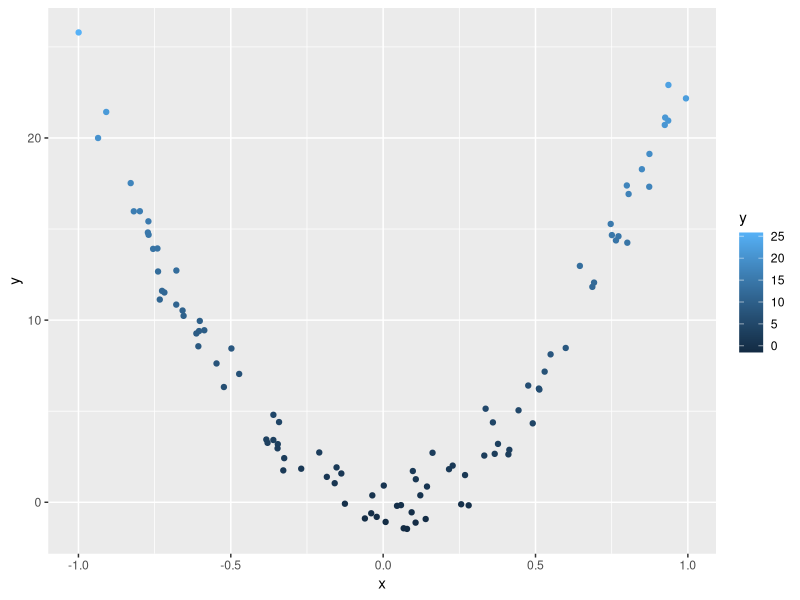
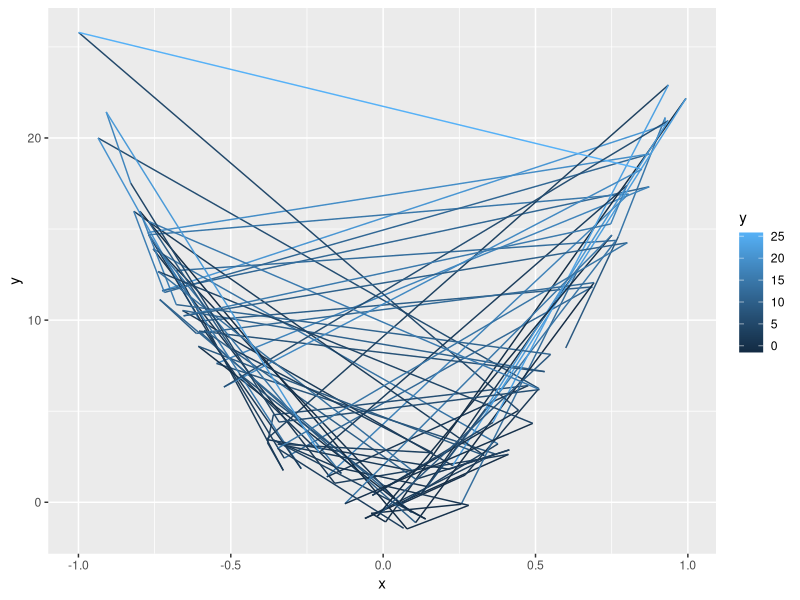
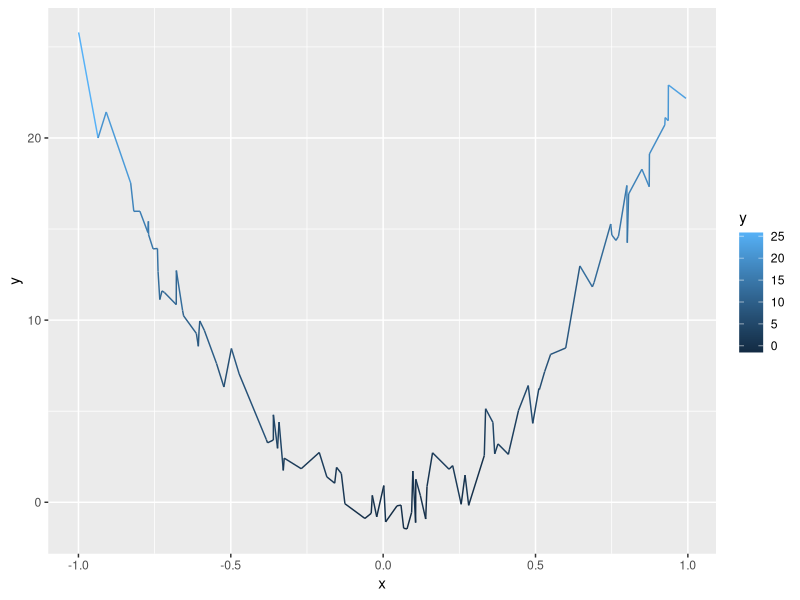
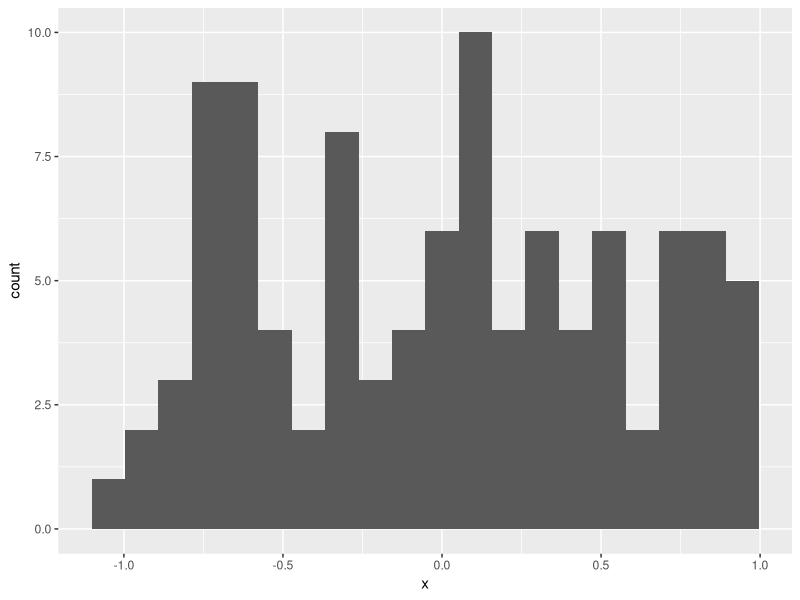

The R script that drew these images, in order: (Note: this script raises an error after producing the figures.)
library(ggplot2)
x <- runif(100,-1,1)
y <- rnorm(100,0,1)
df = data.frame('x'=x,'y'=25*x**2+y, 'z'=-25*x**2-y)
df['class'] <- sign(x)
# (1)
ggplot(df,aes(x,y,color=y))+geom_point()
# (2)
ggplot(df,aes(x,y,color=y))+geom_path()
# (3)
ggplot(df,aes(x,y,color=y))+geom_line()
# (4)
ggplot(df,aes(x,color=y))+geom_bar(stat='bin',bins=20)
ggplot(df,aes(x,color=y))+geom_bar(stat='identity')
# (5)
ggplot(df,aes(x,y,color=y))+geom_smooth()
ggplot(df,aes(x,y,color=y))+geom_smooth(method = 'glm')
ggplot(df,aes(x,y,color=y))+geom_smooth(span=0.1)
# factors
x <- runif(100,-3,3)
x <- as.integer(x)
y <- rnorm(100,0,1)
df = data.frame('x'=x,'y'=25*x**2+y, 'z'=-25*x**2-y)
df['class'] <- sign(x)
ggplot(df,aes(x,y,color=y, shape=factor(x)))+geom_point()
ggplot(df,aes(x,y,color=y, shape=x))+geom_point()
# ====== geom_point examples ===================================================
# (1)
base = ggplot(df,aes(x,y))
# (2)
base+geom_point()
# (3)
base+geom_point(aes(color=df$class))
# (4)
base+geom_point(aes(shape=factor(df$class)))
# (5)
base+geom_point(aes(size = y))
# (6)
base+geom_point(aes(color=y))+scale_colour_gradient(low = "red")
# (7)
base+geom_point(aes(shape=factor(df$class))) + scale_shape(solid = FALSE)
# (8)
base+geom_point(color='red',size=3,shape=0)
# (9)
base+geom_point(alpha=0.5)
# (10)
base+geom_point(shape=21,color='red',fill='green',size=5,stroke=5)
# (11) aesthetics
base+geom_point(aes(y,x,color=y,alpha=1,fill=df$class))
base+geom_point(aes(y,x,color=y,shape=factor(df$class),size=5,alpha=0.1,fill=x))
# ====== geom_path examples ====================================================
# generate geometric brownian motion
T = 1
N = 1000
t = seq(0,N-1,1)/N
dt = T/N
mu = 0.5
S0 = 0.5
sigma = 0.1
# standard brownian motion
W = rnorm(N)
W = cumsum(W)*sqrt(dt)
# geometric brownian motion
X = (mu - sigma**2*0.5)*t+sigma*W
S = S0*exp(X)
df = data.frame('t'=t,'S'=S,'W'=W)
library(reshape2)
df = melt(df,id.vars = "t", measure.vars = c("S","W"))
# (0)
base = ggplot(df,aes(x=t,y=value,color=variable))
# (1)
base+geom_path()
base+geom_line()
base+geom_path(color='red',size=1)
# (2)
base+geom_path(size=3,aes(color=variable,alpha=0.5))
base+geom_path(size=3,alpha=0.5,aes(color=variable))
base+geom_line(size=3,aes(color=variable,alpha=0.5))

base+geom_line(aes(color=variable,alpha=0.5),size=3)

base+geom_line(aes(color=t))

ggplot(df,aes(x=t,y=value,group=round(df$value),color=round(df$value)))+geom_path()
round(df$value)
# ====== geom_smooth examples ==================================================
X = rnorm(N)
Y = rnorm(N)+5
t = seq(0,N-1,1)
df = data.frame('t'=t,'X'=X,'Y'=Y)
df = melt(df,id.vars = "t", measure.vars = c("X","Y"))
base = ggplot(df,aes(x=t,y=value,color=variable))
base+geom_smooth(span=0.3)
# ====== geom_bar examples =====================================================
# (1)
ggplot(df,aes(x=value,color=variable,fill=variable))+geom_bar(stat='bin')
# (2)
ggplot(df,aes(x=value,group=variable))+geom_bar(stat='bin')
# ====== geom_histogram examples ===============================================
# (1)
ggplot(df,aes(x=value,color=variable,fill=variable))+geom_histogram()
# (2)
ggplot(df,aes(x=value,color=variable))+geom_histogram()
# (3)
ggplot(df,aes(x=value,fill=variable))+geom_histogram()
# (4)
ggplot(df,aes(x=value,fill=variable))+geom_histogram(stat='bin',bins=10)
# (5)
ggplot(df,aes(x=value,group=variable))+geom_histogram(stat='bin',bins=10)
ggplot(df,aes(x=value))+geom_histogram(stat='bin',bins=10)
ggplot(df,aes(x=value,y=variable))+geom_histogram()
# ====== geom_tile examples ====================================================
require(mvtnorm)
x1 = seq(-3, 3, length.out=100)
x2 = seq(-3, 3, length.out=100)
z = matrix(0, length(x1), length(x2))
for (i in 1:length(x1)) {
  a = x1
  b = x2[i]
  z[,i] = dmvnorm(cbind(a,b))
}
# reshape the data
require(reshape2)
dat <- melt(z)
# (1)
ggplot(dat, aes(x=Var2, y=Var1))+geom_contour(aes(z=value))
# (2) incorrect binwidth
ggplot(dat, aes(x=Var2, y=Var1))+geom_contour(aes(z=value),binwidth=0.05)
# (3) 
ggplot(dat, aes(x=Var2, y=Var1))+geom_contour(aes(z=value),bins=30)
# (4)
ggplot(dat, aes(x=Var2, y=Var1, z=value))+geom_tile(aes(fill=value))
# (5)
ggplot(dat, aes(x=Var2, y=Var1, z=value))+geom_tile(aes(fill=value),linetype='dotted',color='black',size=2)
# (6)
ggplot(dat, aes(x=Var2, y=Var1))+geom_tile(aes(fill=value),linetype='dotted')
# (7)
ggplot(dat, aes(x=Var2, y=Var1))+geom_contour(aes(z=value),position = position_dodge(width=0.01))
# (8) no output:
ggplot(dat, aes(x=Var2, y=Var1))+geom_contour(aes(fill=value),position ='stack')
# ====== scale examples ========================================================
x <- runif(100,-3.1,3.1)
x <- as.integer(x)
y <- rnorm(100,0,1)
df = data.frame('x'=x,'y'=25*x**2+y, 'z'=-25*x**2-y)
df['class'] <- sign(x)
breaks <- c(-3,-2,-1,0,1,2,3)
lab <- c("-3","-2","-1","0","1","2","3")
ggplot(df,aes(factor(x)))+geom_bar()+scale_x_discrete(name='x',breaks=breaks,labels=lab)
ggplot(df,aes(x))+geom_bar()+scale_x_continuous(name='x',breaks=breaks,labels=lab)

